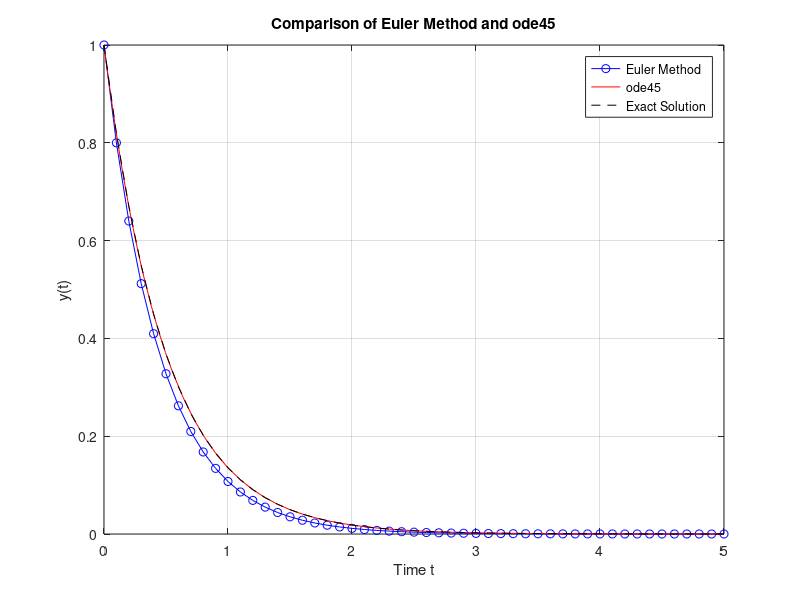

The MATLAB script that drew this image:
% Parameters
t0 = 0;           % Initial time
y0 = 1;           % Initial condition
t_final = 5;      % Final time
h = 0.1;          % Step size for Euler method

% Define the differential equation as a function handle
f = @(t, y) -2 * y;

% Time vector for Euler method
t_euler = t0:h:t_final;
N = length(t_euler);

% Initialize the solution vector for Euler method
y_euler = zeros(1, N);
y_euler(1) = y0;

% Euler method
for i = 1:N-1
    y_euler(i+1) = y_euler(i) + h * f(t_euler(i), y_euler(i));
end

% Solve the same problem with ode45 for comparison
[t_ode45, y_ode45] = ode45(f, [t0 t_final], y0);

% Exact solution for comparison
y_exact = exp(-2 * t_euler);

% Plot the results
figure;
plot(t_euler, y_euler, 'b-o', 'DisplayName', 'Euler Method');
hold on;
plot(t_ode45, y_ode45, 'r-', 'DisplayName', 'ode45');
plot(t_euler, y_exact, 'k--', 'DisplayName', 'Exact Solution');
xlabel('Time t');
ylabel('y(t)');
title('Comparison of Euler Method and ode45');
legend show;
grid on;
